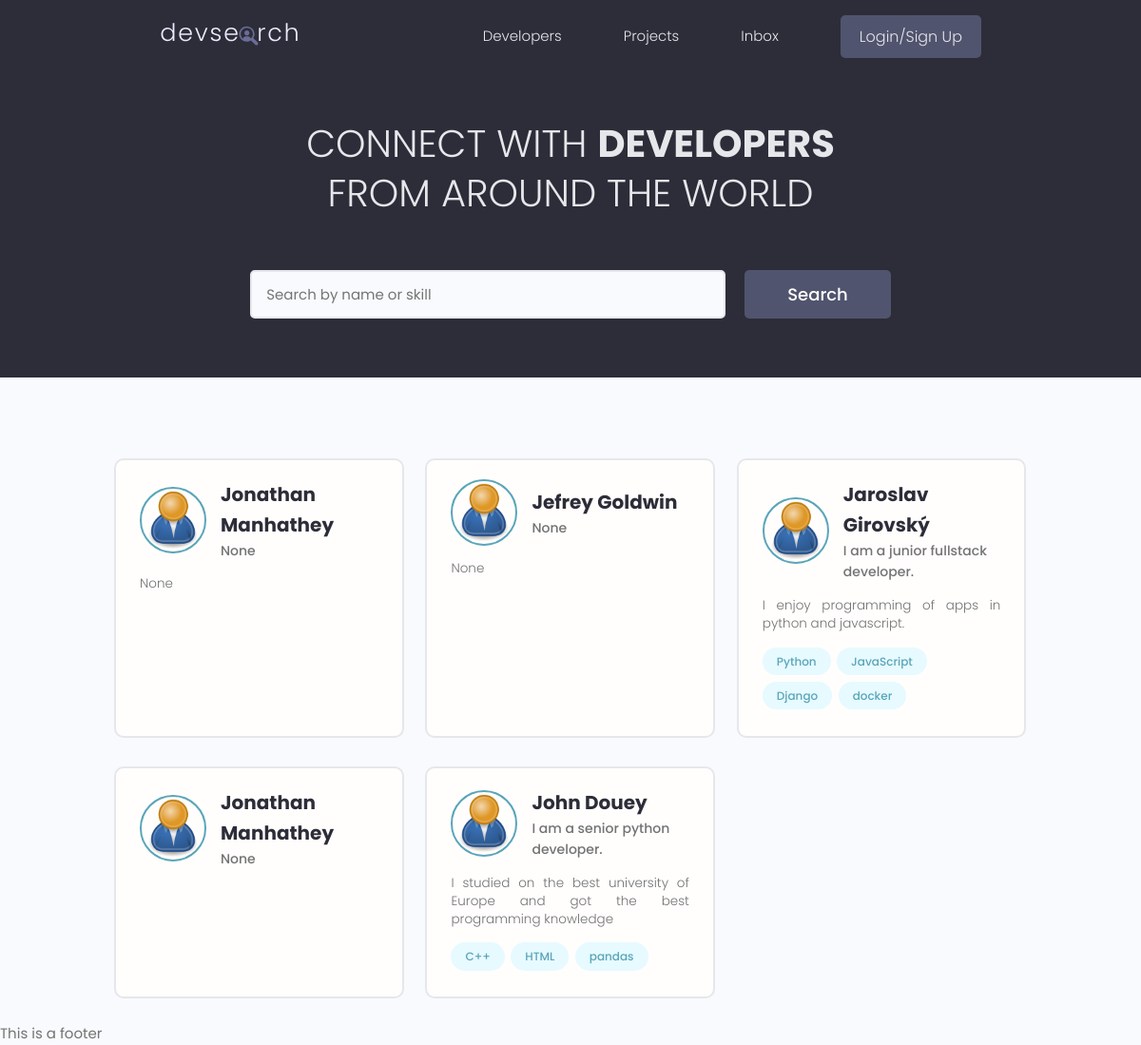
Page /profiles/ on the earlier database version.
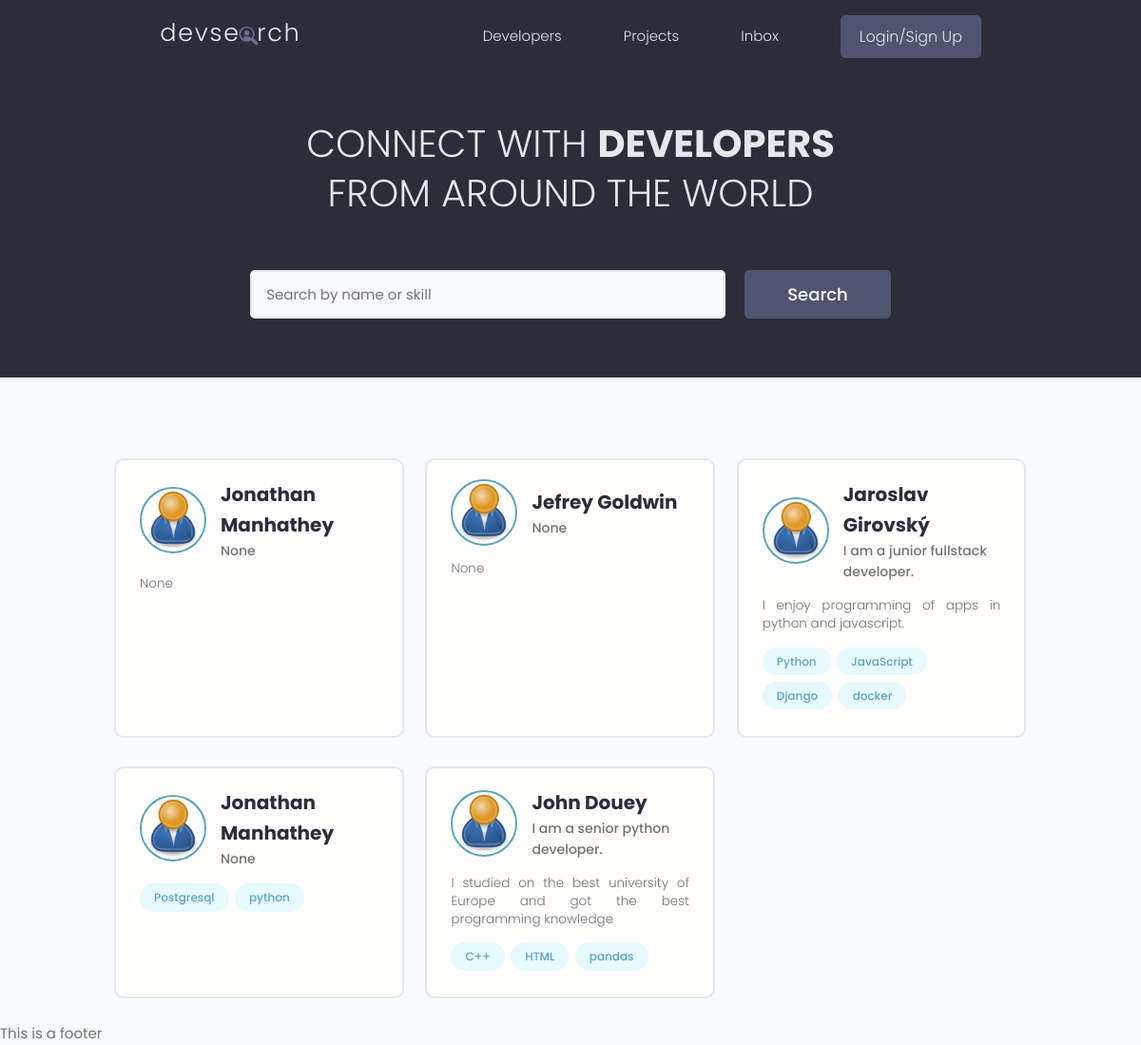
Same page on the later database version.
### users/models.py (models this page shows, shortened)
class Profile(models.Model):
    user = models.OneToOneField(User, on_delete=models.CASCADE, null=True, blank=True)
    username = models.CharField(max_length=200, blank=True, null=True)
    name = models.CharField(max_length=200, blank=True, null=True)
    location = models.CharField(max_length=200, blank=True, null=True)
    email = models.EmailField(max_length=500, blank=True, null=True)
    short_intro = models.CharField(max_length=200, blank=True, null=True)
    bio = models.TextField(blank=True, null=True)
    profile_image = models.ImageField(blank=True, null=True, upload_to="profiles/", default="user-default.png")
    social_github = models.CharField(max_length=200, blank=True, null=True)
    social_twitter = models.CharField(max_length=200, blank=True, null=True)
    social_linkedin = models.CharField(max_length=200, blank=True, null=True)
    social_youtube = models.CharField(max_length=200, blank=True, null=True)
    social_website = models.CharField(max_length=200, blank=True, null=True)
    created_at = models.DateTimeField(auto_now_add=True)
    id = models.UUIDField(default=uuid.uuid4, unique=True, primary_key=True, editable=False)

class Skill(models.Model):
    owner = models.ForeignKey(Profile, on_delete=models.CASCADE, null=True, blank=True)
    name = models.CharField(max_length=200)
    description = models.TextField(blank=True, null=True)
    id = models.UUIDField(default=uuid.uuid4, unique=True, primary_key=True, editable=False)

### users/views.py (the view)
# urls.py: path('', RedirectView.as_view(url="profiles/"), name="home"),
def profiles(request):
    profiles, search_query = searchProfiles(request)
    custom_range, profiles = paginateProfiles(request, profiles, 12)
    context = {"profiles": profiles,
               "search_query": search_query,
               "custom_range": custom_range
               }
    return render(request, 'users/profiles.html', context)

### users/utils.py (called while the page is built)
def paginateProfiles(request, queryset, results):
    page = request.GET.get('page')    # current page we are on
    paginator = Paginator(queryset, results)
    try:
        queryset = paginator.page(page)
    except PageNotAnInteger:
        page = 1
        queryset = paginator.page(page)
    except EmptyPage:
        page = paginator.num_pages
        queryset = paginator.page(page)
    leftIndex = (int(page) - 2)
    if leftIndex < 1:
        leftIndex = 1
    rightIndex = (int(page) + 2)
    if rightIndex < 5:
        rightIndex = 5
    if rightIndex > paginator.num_pages:
        rightIndex = paginator.num_pages
    custom_range = range(leftIndex, rightIndex+1)
    return custom_range, queryset

def searchProfiles(request):
    search_query = ''
    if request.GET.get('search_query'):
        search_query = request.GET.get('search_query')
    skills = Skill.objects.filter(name__icontains=search_query)
    profiles = Profile.objects.distinct().filter(
        Q(name__icontains=search_query) |
        Q(short_intro__icontains=search_query) |
        Q(skill__name__icontains=search_query)
    )
    return profiles, search_query

### users/templates/users/profiles.html (shortened to what this page needs)
{% extends "base.html"%}
{% load static %}
{% block content %}
<main class="home">
    <section class="hero-section text-center">
      <div class="container container--narrow">
        <div class="hero-section__box">
          <h2>CONNECT WITH <span>DEVELOPERS</span></h2>
          <h2>FROM AROUND THE WORLD</h2>
        </div>
        <div class="hero-section__search">
          <form id='searchForm' class="form" action="#" method="get">
            <div class="form__field">
              <input class="input input--text" id="formInput#search" type="text" name="search_query"
                value="{{search_query}}" placeholder="Search by name or skill" />
            </div>
            <input class="btn btn--sub btn--lg" type="submit" value="Search" />
          </form>
        </div>
      </div>
    </section>
    <section class="devlist">
      <div class="container">
        <div class="grid grid--three">
        {% for profile in profiles %}
          <div class="column card">
            <div class="dev">
              <a href="{% url 'users:profile-detail' profile.id %}" class="card__body">
                <div class="dev__profile">
                  <img class="avatar avatar--md" src="{{profile.profile_image.url}}" alt="{{profile.profile_image}}" />
                  <div class="dev__meta">
                    <h3>{{profile.name}}</h3>
                    <h5>{{profile.short_intro|slice:"40"}}</h5>
                  </div>
                </div>
                <p class="dev__info">
                  {{profile.bio|slice:"150"}}
                </p>
                <div class="dev__skills">
                {% for skill in profile.skill_set.all|slice:4 %}
                  <span class="tag tag--pill tag--main">
                    <small>{{skill.name}}</small>
                  </span>
                  {% endfor %}
                </div>
              </a>
            </div>
          </div>
        {% endfor %}
        </div>
      </div>
    </section>
  </main>
{% endblock %}

Differences in the rows shown:
added Skill: name "Postgresql", shown under Profile (number 4 of 5 on the later page)
added Skill: name "python", shown under Profile (number 4 of 5 on the later page)
